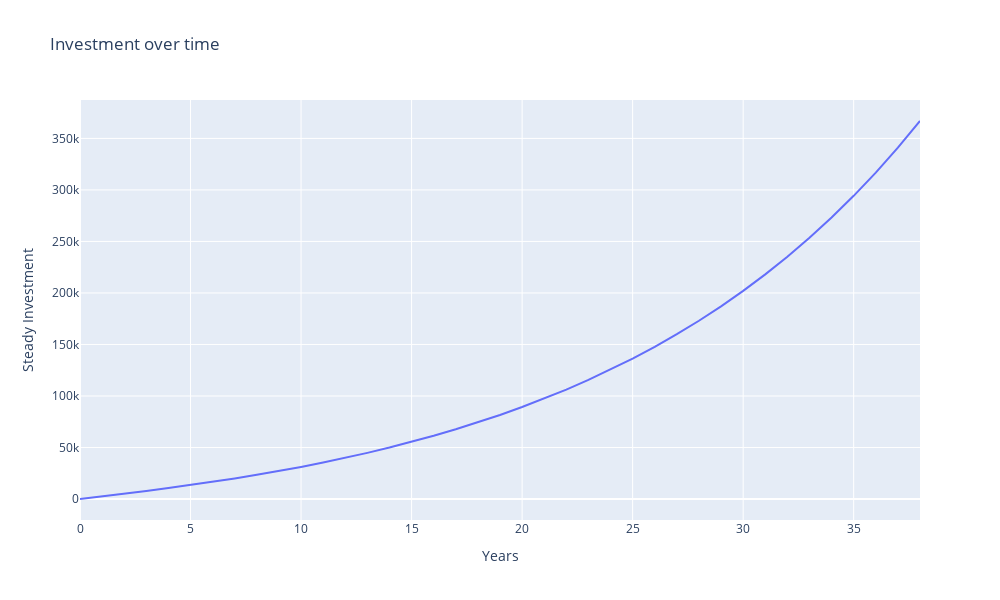

Write notebook code for a chart like this one.
### Code cell
def get_investment(initial_investment_, monthly_investment_, yearly_return_, total_years, year_setoff=0):
    plot_data = []
    monthly_return_ = yearly_return**(1/12)
    for years in range(total_years):
        payments = [monthly_investment_] * 12 * years
        investmens = monthly_return_ ** np.arange(0, 12 * years)
        value = np.sum(payments * investmens) + initial_investment_ * yearly_return_ ** years
        plot_data.append({'Years': years+year_setoff, 'Steady Investment': value})
    return pd.DataFrame(plot_data).set_index('Years')

df11 = get_investment(0, 100, 1.05, 10)
df12 = get_investment(0, 100, 1.08, 10)
df1 = df11 + df12
initial_investment = df1.iloc[-1]['Steady Investment']
df2 = get_investment(initial_investment, 150, 1.08, 30, 9)
df = pd.concat([df1, df2], axis=0).reset_index()

# plot
fig = px.line(df, x='Years', y='Steady Investment', title='Investment over time', labels={'value': 'Investment', 'variable': 'Investment Type'})
fig.update_layout(width=1000, height=600)

### Figure 1 — Plotly figure (JSON) as saved in the notebook; plotly's stock layout.template omitted (floating-point values rounded to 4 significant figures)
{"data": [{"hovertemplate": "Years=%{x}<br>Steady Investment=%{y}<extra></extra>", "legendgroup": "", "line": {"color": "#636efa", "dash": "solid"}, "marker": {"symbol": "circle"}, "mode": "lines", "name": "", "orientation": "v", "showlegend": false, "type": "scatter", "x": [0, 1, 2, 3, 4, 5, 6, 7, 8, 9, 9, 10, 11, 12, 13, 14, 15, 16, 17, 18, 19, 20, 21, 22, 23, 24, 25, 26, 27, 28, 29, 30, 31, 32, 33, 34, 35, 36, 37, 38], "xaxis": "x", "y": [0, 2455.0, 5032.0, 7738.0, 10580.0, 13560.0, 16700.0, 19980.0, 23440.0, 27060.0, 27060.0, 31070.0, 35340.0, 39900.0, 44760.0, 49940.0, 55470.0, 61370.0, 67670.0, 74400.0, 81590.0, 89260.0, 97460.0, 106200.0, 115600.0, 125600.0, 136300.0, 147700.0, 159900.0, 173000.0, 187000.0, 202000.0, 218000.0, 235200.0, 253500.0, 273200.0, 294300.0, 316800.0, 341000.0, 366900.0], "yaxis": "y"}], "layout": {"height": 600, "legend": {"tracegroupgap": 0}, "title": {"text": "Investment over time"}, "width": 1000, "xaxis": {"anchor": "y", "domain": [0, 1], "title": {"text": "Years"}}, "yaxis": {"anchor": "x", "domain": [0, 1], "title": {"text": "Steady Investment"}}}}
